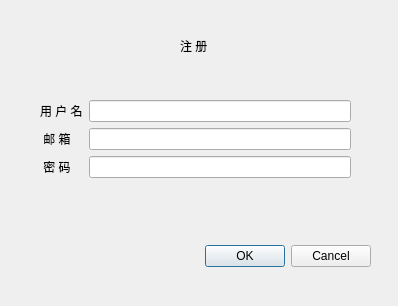
<?xml version="1.0" encoding="UTF-8"?>
<ui version="4.0">
 <class>Register</class>
 <widget class="QDialog" name="Register">
  <property name="geometry">
   <rect>
    <x>0</x>
    <y>0</y>
    <width>398</width>
    <height>306</height>
   </rect>
  </property>
  <property name="windowTitle">
   <string>Register</string>
  </property>
  <widget class="QDialogButtonBox" name="buttonBox">
   <property name="geometry">
    <rect>
     <x>30</x>
     <y>240</y>
     <width>341</width>
     <height>32</height>
    </rect>
   </property>
   <property name="orientation">
    <enum>Qt::Horizontal</enum>
   </property>
   <property name="standardButtons">
    <set>QDialogButtonBox::Cancel|QDialogButtonBox::Ok</set>
   </property>
  </widget>
  <widget class="QWidget" name="verticalLayoutWidget">
   <property name="geometry">
    <rect>
     <x>180</x>
     <y>30</y>
     <width>32</width>
     <height>31</height>
    </rect>
   </property>
   <layout class="QVBoxLayout" name="verticalLayout">
    <item>
     <widget class="QLabel" name="label">
      <property name="text">
       <string>注 册</string>
      </property>
     </widget>
    </item>
   </layout>
  </widget>
  <widget class="QWidget" name="formLayoutWidget">
   <property name="geometry">
    <rect>
     <x>40</x>
     <y>100</y>
     <width>311</width>
     <height>81</height>
    </rect>
   </property>
   <layout class="QFormLayout" name="formLayout">
    <item row="0" column="0">
     <widget class="QLabel" name="label_2">
      <property name="text">
       <string>用 户 名</string>
      </property>
     </widget>
    </item>
    <item row="0" column="1">
     <widget class="QLineEdit" name="regUserName"/>
    </item>
    <item row="1" column="0">
     <widget class="QLabel" name="label_3">
      <property name="text">
       <string> 邮 箱</string>
      </property>
     </widget>
    </item>
    <item row="1" column="1">
     <widget class="QLineEdit" name="regEmail"/>
    </item>
    <item row="2" column="0">
     <widget class="QLabel" name="label_4">
      <property name="text">
       <string> 密 码</string>
      </property>
     </widget>
    </item>
    <item row="2" column="1">
     <widget class="QLineEdit" name="regPasswd"/>
    </item>
   </layout>
  </widget>
 </widget>
 <resources/>
 <connections>
  <connection>
   <sender>buttonBox</sender>
   <signal>accepted()</signal>
   <receiver>Register</receiver>
   <slot>accept()</slot>
   <hints>
    <hint type="sourcelabel">
     <x>248</x>
     <y>254</y>
    </hint>
    <hint type="destinationlabel">
     <x>157</x>
     <y>274</y>
    </hint>
   </hints>
  </connection>
  <connection>
   <sender>buttonBox</sender>
   <signal>rejected()</signal>
   <receiver>Register</receiver>
   <slot>reject()</slot>
   <hints>
    <hint type="sourcelabel">
     <x>316</x>
     <y>260</y>
    </hint>
    <hint type="destinationlabel">
     <x>286</x>
     <y>274</y>
    </hint>
   </hints>
  </connection>
 </connections>
</ui>
